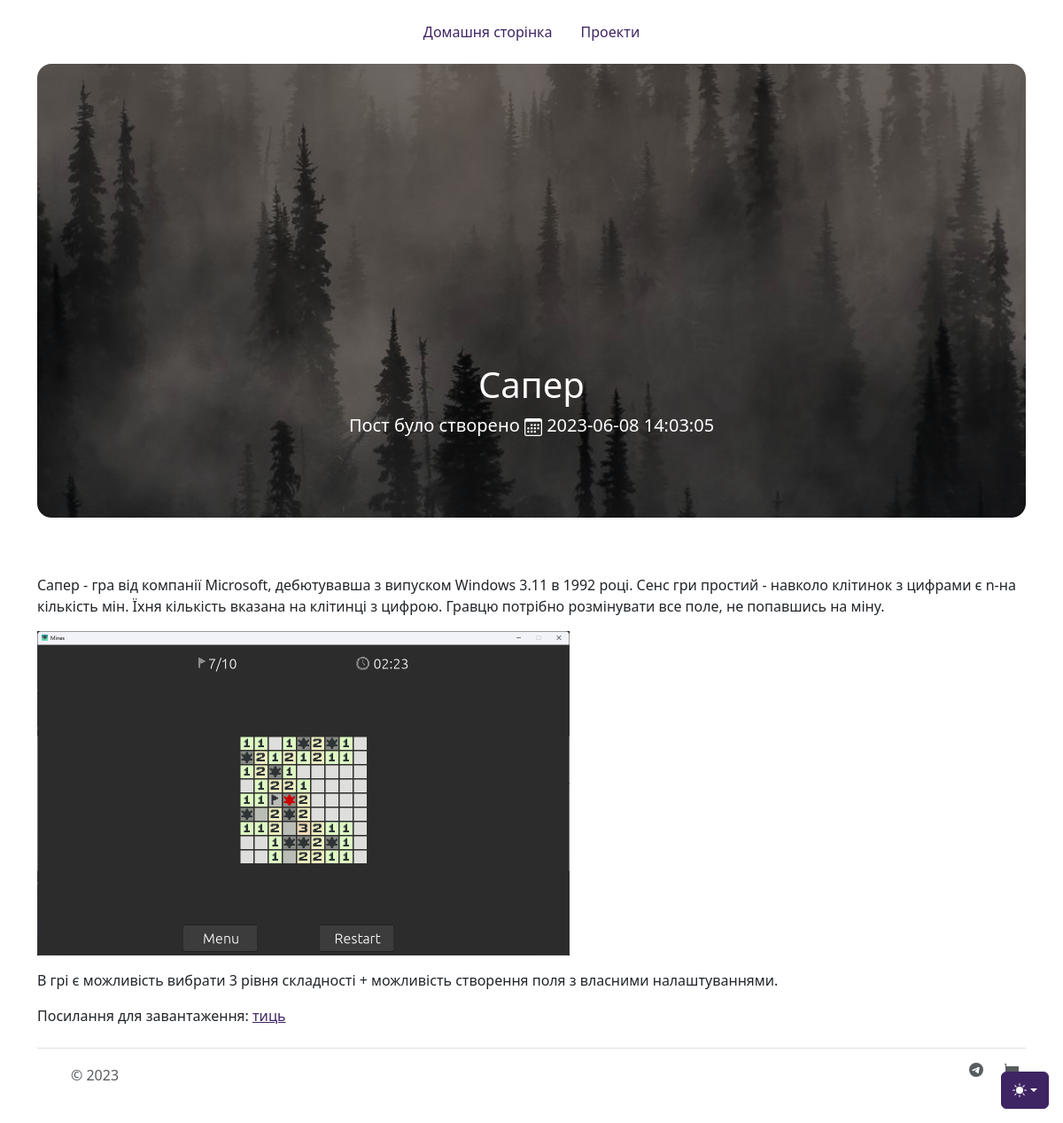
Page /posts/3 on the committed database.
### tables this page shows
CREATE TABLE "post" (
	"post_id"	INTEGER NOT NULL UNIQUE,
	"text"	TEXT,
	"img_formainpage"	TEXT,
	"title"	TEXT,
	"datetime"	TEXT NOT NULL DEFAULT CURRENT_TIMESTAMP,
	PRIMARY KEY("post_id" AUTOINCREMENT)
);

### main.py (the view)
@app.route('/posts/<post_id>')
def post(post_id):
    post = getPostsByIds(post_id)[0]
    return render_template('post.html', post=post)

### db_scripts.py (called while the page is built)
def open():
    global conn, cursor
    conn = sqlite3.connect(PATH + db_name)
    conn.row_factory = sqlite3.Row
    cursor = conn.cursor()

def close():
    cursor.close()
    conn.close()

def getPostsByIds(post_id):
    open()
    cursor.execute('''
    SELECT * FROM post WHERE post_id = (?) ORDER BY post_id DESC
    ''', [post_id])
    posts = cursor.fetchall()
    close()
    return posts

### templates/post.html
{% extends "index.html" %}
{% block body %}
{% include 'carousel.html' %}
{% include 'post_text.html'%}
{% endblock %}

### templates/carousel.html
<div id="myCarousel" class="carousel slide" data-bs-ride="carousel">
    <div class="carousel-inner">
      <div class="carousel-item active rounded-4" style="background:linear-gradient(rgba(0, 0, 0, 0.5), rgba(0, 0, 0, 0.5)), url({{ url_for('static', filename=post.img_formainpage) }});
    background-repeat: no-repeat;
    background-position: center center;
    background-size: cover;
    border-radius:">
        <div class="container">
          <div class="carousel-caption">
            <h1>{{post.title}}</h1>
            <p class="text-white">Пост було створено <i class="bi bi-calendar3"></i> {{post.datetime}}</p>
          </div>
        </div>
      </div>
    </div>
  </div>

### templates/post_text.html
{{post.text | safe}}

### static/carousel.css (style rules this page uses)
body { color: rgb(var(--bs-tertiary-color-rgb)); }
.carousel { margin-bottom: 4rem; }
.carousel-caption { bottom: 3rem; z-index: 10; }
.carousel-item { height: 32rem; }
@media (min-width: 40em) { .carousel-caption p { margin-bottom: 1.25rem; font-size: 1.25rem; line-height: 1.4; } }

### static/index.css (style rules this page uses)
.bi { vertical-align: -.125em; fill: currentColor; }

### rows in the picture
post: img_formainpage (picture), title "Сапер", datetime "2023-06-08 14:03:05", text "Сапер - гра від компанії Microsoft, дебютувавша з випуском Windows 3.11 в 1992 році. Сенс гри простий - навколо клітинок з цифрами є n-на кількість мін. Їхня кількість вказана на клітинці з цифрою. Гравцю потрібно розмінувати все поле, не попавшись на міну. В грі є можливість вибрати 3 рівня складності + можливість створення поля з власними налаштуваннями. Посилання для завантаження: тиць", text (picture)
